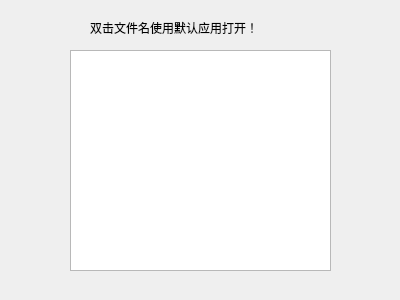
<?xml version="1.0" encoding="UTF-8"?>
<ui version="4.0">
 <class>filedlg</class>
 <widget class="QDialog" name="filedlg">
  <property name="geometry">
   <rect>
    <x>0</x>
    <y>0</y>
    <width>400</width>
    <height>300</height>
   </rect>
  </property>
  <property name="windowTitle">
   <string>Dialog</string>
  </property>
  <widget class="QTableWidget" name="tableWidget">
   <property name="geometry">
    <rect>
     <x>70</x>
     <y>50</y>
     <width>261</width>
     <height>221</height>
    </rect>
   </property>
  </widget>
  <widget class="QLabel" name="label">
   <property name="geometry">
    <rect>
     <x>90</x>
     <y>20</y>
     <width>211</width>
     <height>16</height>
    </rect>
   </property>
   <property name="text">
    <string>双击文件名使用默认应用打开！</string>
   </property>
  </widget>
 </widget>
 <resources/>
 <connections/>
</ui>
